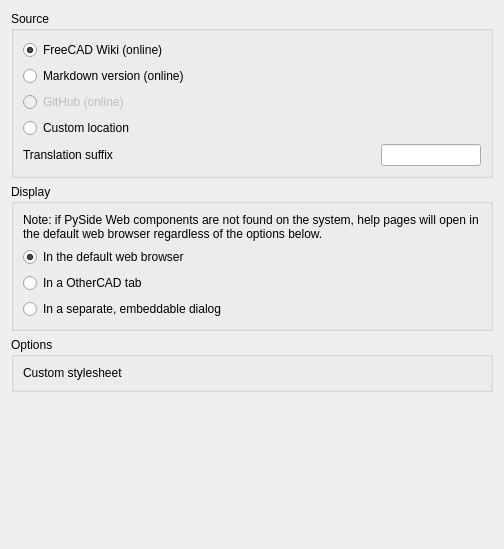
<?xml version="1.0" encoding="UTF-8"?>
<ui version="4.0">
 <class>Form</class>
 <widget class="QWidget" name="Form">
  <property name="geometry">
   <rect>
    <x>0</x>
    <y>0</y>
    <width>504</width>
    <height>549</height>
   </rect>
  </property>
  <property name="windowTitle">
   <string>Help</string>
  </property>
  <layout class="QVBoxLayout" name="verticalLayout">
   <item>
    <widget class="QGroupBox" name="groupBox">
     <property name="title">
      <string>Source</string>
     </property>
     <layout class="QGridLayout" name="gridLayout">
      <item row="2" column="0">
       <widget class="Gui::PrefRadioButton" name="radioButton_2">
        <property name="enabled">
         <bool>false</bool>
        </property>
        <property name="toolTip">
         <string>Fetches the documentation from pages rendered on GitHub.
This is currently not available.</string>
        </property>
        <property name="text">
         <string>GitHub (online)</string>
        </property>
        <property name="prefEntry" stdset="0">
         <cstring>optionGithub</cstring>
        </property>
        <property name="prefPath" stdset="0">
         <cstring>Mod/Help</cstring>
        </property>
       </widget>
      </item>
      <item row="6" column="0">
       <widget class="Gui::PrefRadioButton" name="radioOffline">
        <property name="toolTip">
         <string>Set this to a custom URL or the folder where the help files are located.
You can easily download the documentation for offline use by using the Addon
Manager and installing the &quot;offline-documentation&quot; addon. If this
field is left blank, FreeCAD will automatically search for the help files at
the default location ($USERAPPDATADIR/Mod/offline-documentation).</string>
        </property>
        <property name="text">
         <string>Custom location</string>
        </property>
        <property name="prefEntry" stdset="0">
         <cstring>optionCustom</cstring>
        </property>
        <property name="prefPath" stdset="0">
         <cstring>Mod/Help</cstring>
        </property>
       </widget>
      </item>
      <item row="7" column="1">
       <widget class="Gui::PrefLineEdit" name="lineEdit_2">
        <property name="maximumSize">
         <size>
          <width>100</width>
          <height>16777215</height>
         </size>
        </property>
        <property name="toolTip">
         <string>A translation suffix to use, for example &quot;fr&quot;
to get French translation of the documentation.</string>
        </property>
        <property name="prefEntry" stdset="0">
         <cstring>Suffix</cstring>
        </property>
        <property name="prefPath" stdset="0">
         <cstring>Mod/Help</cstring>
        </property>
       </widget>
      </item>
      <item row="6" column="1">
       <widget class="Gui::PrefFileChooser" name="fileChooser">
        <property name="toolTip">
         <string>Set this to a custom URL or the folder where the help files are located.
Documentation can be downloaded for offline use via the Addon Manager and installing the
&quot;offline-documentation&quot; addon. If this field is left blank, FreeCAD will
automatically search for the help files at the default location
($USERAPPDATADIR/Mod/offline-documentation).</string>
        </property>
        <property name="mode">
         <enum>Gui::FileChooser::Directory</enum>
        </property>
        <property name="fileName">
         <string/>
        </property>
        <property name="prefEntry" stdset="0">
         <cstring>Location</cstring>
        </property>
        <property name="prefPath" stdset="0">
         <cstring>Mod/Help</cstring>
        </property>
       </widget>
      </item>
      <item row="7" column="0">
       <widget class="QLabel" name="label_2">
        <property name="layoutDirection">
         <enum>Qt::LeftToRight</enum>
        </property>
        <property name="text">
         <string>Translation suffix</string>
        </property>
       </widget>
      </item>
      <item row="0" column="0">
       <widget class="Gui::PrefRadioButton" name="radioButton">
        <property name="toolTip">
         <string>The documentation pages will be fetched from the official
FreeCADwiki at https://wiki.freecad.org</string>
        </property>
        <property name="text">
         <string>FreeCAD Wiki (online)</string>
        </property>
        <property name="checked">
         <bool>true</bool>
        </property>
        <property name="prefEntry" stdset="0">
         <cstring>optionWiki</cstring>
        </property>
        <property name="prefPath" stdset="0">
         <cstring>Mod/Help</cstring>
        </property>
       </widget>
      </item>
      <item row="1" column="0">
       <widget class="Gui::PrefRadioButton" name="radioOnline">
        <property name="toolTip">
         <string>The documentation pages will be fetched from an automatic Markdown conversion
of the FreeCAD wiki,hosted on FreeCAD's GitHub account. This can be styled with a
custom stylesheet below and can look nicer than the wiki option. The 'Markdown' or
'Pandoc' Python module should be installed for optimal results.</string>
        </property>
        <property name="text">
         <string>Markdown version (online)</string>
        </property>
        <property name="checked">
         <bool>false</bool>
        </property>
        <property name="prefEntry" stdset="0">
         <cstring>optionMarkdown</cstring>
        </property>
        <property name="prefPath" stdset="0">
         <cstring>Mod/Help</cstring>
        </property>
       </widget>
      </item>
     </layout>
    </widget>
   </item>
   <item>
    <widget class="QGroupBox" name="groupBox_2">
     <property name="title">
      <string>Display</string>
     </property>
     <layout class="QVBoxLayout" name="verticalLayout_3">
      <item>
       <widget class="QLabel" name="label_3">
        <property name="text">
         <string>Note: if PySide Web components are not found on the system, help pages will open in the default web browser regardless of the options below.</string>
        </property>
        <property name="wordWrap">
         <bool>true</bool>
        </property>
       </widget>
      </item>
      <item>
       <widget class="Gui::PrefRadioButton" name="radioBrowser">
        <property name="toolTip">
         <string>The documentation will open in the default web browser</string>
        </property>
        <property name="text">
         <string>In the default web browser</string>
        </property>
        <property name="checked">
         <bool>true</bool>
        </property>
        <property name="prefEntry" stdset="0">
         <cstring>optionBrowser</cstring>
        </property>
        <property name="prefPath" stdset="0">
         <cstring>Mod/Help</cstring>
        </property>
       </widget>
      </item>
      <item>
       <widget class="Gui::PrefRadioButton" name="radioTab">
        <property name="toolTip">
         <string>The documentation will open in a new tab inside the FreeCAD interface. This requires the PySide QtWebengineWidgets component.</string>
        </property>
        <property name="text">
         <string>In a OtherCAD tab</string>
        </property>
        <property name="checked">
         <bool>false</bool>
        </property>
        <property name="prefEntry" stdset="0">
         <cstring>optionTab</cstring>
        </property>
        <property name="prefPath" stdset="0">
         <cstring>Mod/Help</cstring>
        </property>
       </widget>
      </item>
      <item>
       <widget class="Gui::PrefRadioButton" name="radioDialog">
        <property name="enabled">
         <bool>true</bool>
        </property>
        <property name="toolTip">
        <string>Documentation opens in a dockable dialog within OtherCAD, allowing simultaneous work in the 3D view.
Requires the PySide QtWebengineWidgets component.</string>
        </property>
        <property name="text">
         <string>In a separate, embeddable dialog</string>
        </property>
        <property name="prefEntry" stdset="0">
         <cstring>optionDialog</cstring>
        </property>
        <property name="prefPath" stdset="0">
         <cstring>Mod/Help</cstring>
        </property>
       </widget>
      </item>
     </layout>
    </widget>
   </item>
   <item>
    <widget class="QGroupBox" name="groupBox_3">
     <property name="title">
      <string>Options</string>
     </property>
     <layout class="QVBoxLayout" name="verticalLayout_4">
      <item>
       <layout class="QHBoxLayout" name="horizontalLayout">
        <item>
         <widget class="QLabel" name="label">
          <property name="text">
           <string>Custom stylesheet</string>
          </property>
         </widget>
        </item>
        <item>
         <widget class="Gui::PrefFileChooser" name="styleSheet">
          <property name="toolTip">
          <string>Specify the path to an alternative CSS file for styling Markdown pages.
This only applies if Markdown is selected above.</string>
          </property>
          <property name="prefEntry" stdset="0">
           <cstring>StyleSheet</cstring>
          </property>
          <property name="prefPath" stdset="0">
           <cstring>Mod/Help</cstring>
          </property>
         </widget>
        </item>
       </layout>
      </item>
     </layout>
    </widget>
   </item>
   <item>
    <spacer name="verticalSpacer">
     <property name="orientation">
      <enum>Qt::Vertical</enum>
     </property>
     <property name="sizeHint" stdset="0">
      <size>
       <width>20</width>
       <height>40</height>
      </size>
     </property>
    </spacer>
   </item>
  </layout>
 </widget>
 <customwidgets>
  <customwidget>
   <class>Gui::FileChooser</class>
   <extends>QWidget</extends>
   <header>Gui/FileDialog.h</header>
  </customwidget>
  <customwidget>
   <class>Gui::PrefFileChooser</class>
   <extends>Gui::FileChooser</extends>
   <header>Gui/PrefWidgets.h</header>
  </customwidget>
  <customwidget>
   <class>Gui::PrefRadioButton</class>
   <extends>QRadioButton</extends>
   <header>Gui/PrefWidgets.h</header>
  </customwidget>
  <customwidget>
   <class>Gui::PrefLineEdit</class>
   <extends>QLineEdit</extends>
   <header>Gui/PrefWidgets.h</header>
  </customwidget>
 </customwidgets>
 <resources/>
 <connections/>
</ui>
